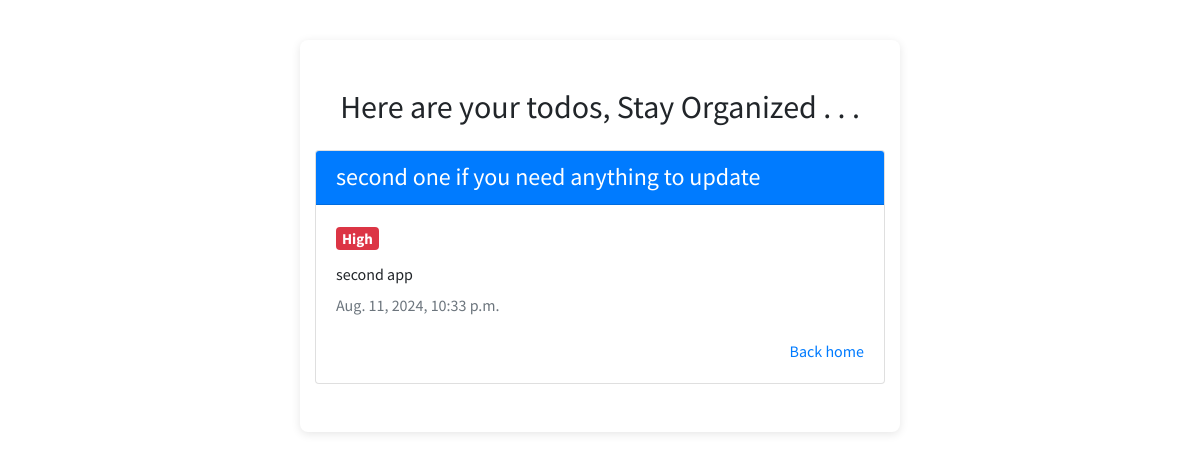
The page /detail_todo/5/ on the database as committed earlier.
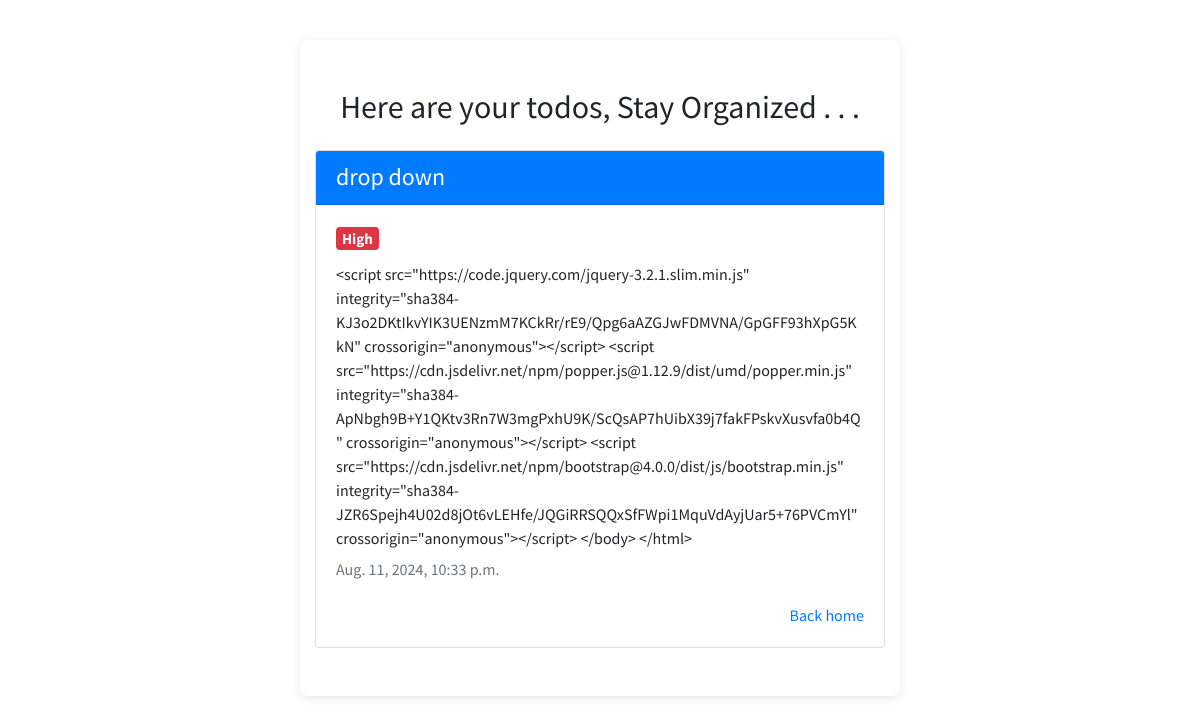
The same page on the database as committed later.
### todoApp/models.py (models this page shows, shortened)
class TodoModel(models.Model):
    title = models.CharField(max_length=100)
    date_created = models.DateTimeField(auto_now_add=True)
    description = models.TextField(max_length=1000)
    completed = models.BooleanField(default=False)
    priority = models.CharField(max_length=1, choices=priorities)

### todoApp/views.py (the view)
# urls.py: path('detail_todo/<int:id>/', views.detail_todo, name='detail'),
def detail_todo(request, id):
    todo = TodoModel.objects.get(id=id)
    context = {
        'todo': todo
    }
    return render(request, 'todoApp/detail.html', context)

### templates/todoApp/detail.html
{% extends 'todoApp/base.html' %}
{% block content %}
<div class="container">
    <div class="row justify-content-center">
        <div class="col my-5">
            <h2 class="text-center mb-4">Here are your todos, Stay Organized . . .</h2>
            <div class="card shadow-sm card-details">
                <div class="card-header bg-primary text-white">
                    <h4 class="mb-0">{{ todo.title }}</h4>
                </div>
                <div class="card-body">
                    <h5 class="card-title">
                        {% if todo.priority == 'H' %}
                        <span class="badge badge-danger">High</span>
                        {% elif todo.priority == 'M' %}
                        <span class="badge badge-warning">Medium</span>
                        {% elif todo.priority == 'L' %}
                        <span class="badge badge-success">Low</span>
                        {% else %}
                        <span class="badge badge-secondary">None</span>
                        {% endif %}
                    </h5>
                    <p class="card-text">{{ todo.description }}</p>
                    <h6 class="card-subtitle mb-2 text-muted">{{ todo.date_created }}</h6>
                    <div class="mt-3 float-right">
                        <a href="{% url 'index' %}" class="text-primary">Back home</a>
                    </div>
                </div>
            </div>
        </div>
    </div>
</div>
{% endblock %}

Rows that differ between the two databases and show on the page:
changed TodoModel: title "second one if you need anything to update" → "drop down"; description "second app" → "<script src=\"https://code.jquery.com/jquery-3.2.1.slim.min.js\" integrity=\"sha384-KJ3o2DKtIkvYIK3UENzmM7KCkRr/rE9/Qpg6aAZGJwFDMVNA/GpGFF93hXpG5KkN\" crossorigin=\"anonymous\"></script> <script src=\"https://cdn.jsdelivr.net/npm/popper.js@1.12.9/dist/umd/popper.min.js\" integrity=\"sha384-ApNbgh9B+Y1QKtv3Rn7W3mgPxhU9K/ScQsAP7hUibX39j7fakFPskvXusvfa0b4Q\" crossorigin=\"anonymous\"></script> <script src=\"https://cdn.jsdelivr.net/npm/bootstrap@4.0.0/dist/js/bootstrap.min.js\" integrity=\"sha384-JZR6Spejh4U02d8jOt6vLEHfe/JQGiRRSQQxSfFWpi1MquVdAyjUar5+76PVCmYl\" crossorigin=\"anonymous\"></script> </body> </html>"
